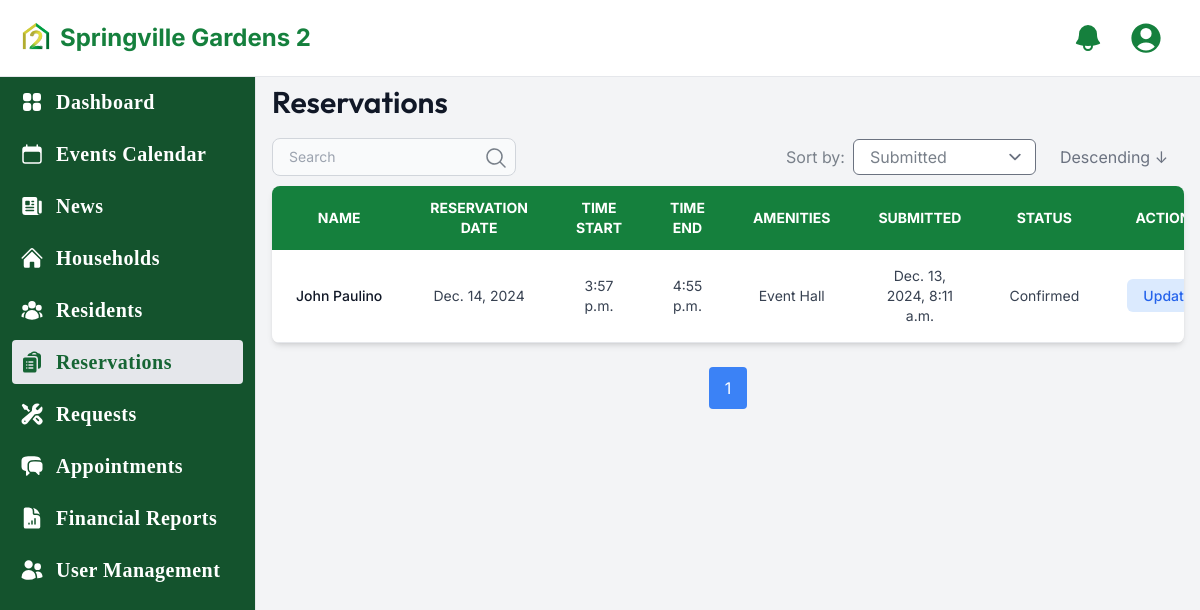
The app's page /officer/admin/reservation-list/ (signed in), older data.
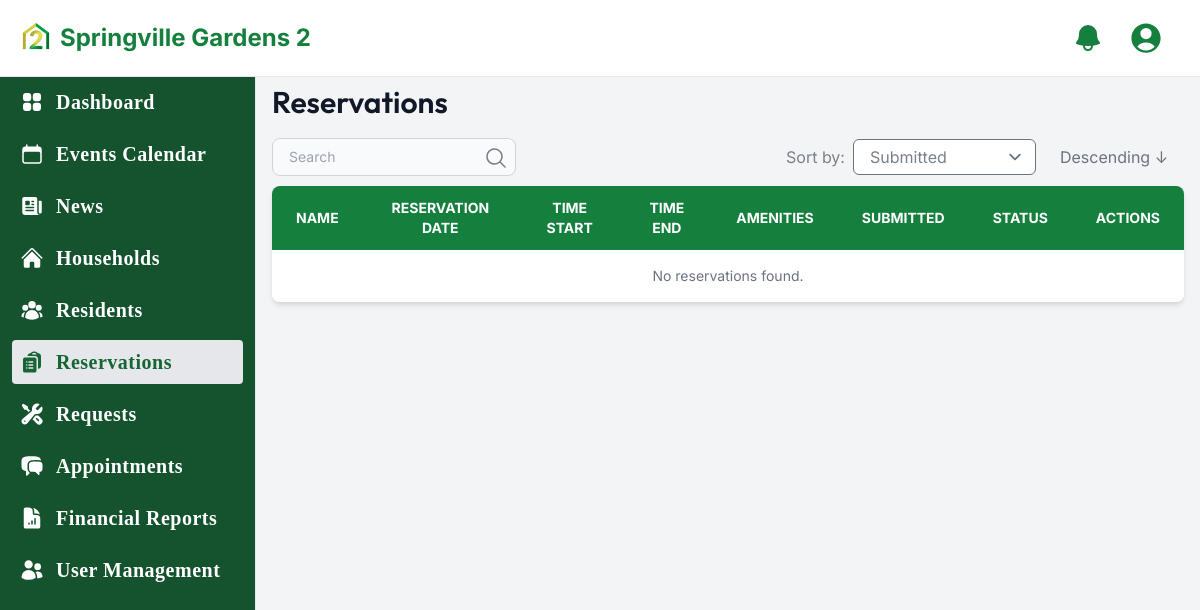
The same page, newer data.
### SVG2/models.py (models this page shows, shortened)
class Reservation(models.Model):
    household = models.ForeignKey(Household, on_delete=models.CASCADE, related_name='reservations')
    reservation_date = models.DateField()
    reservation_time_start = models.TimeField()
    reservation_time_end = models.TimeField()
    created_at = models.DateTimeField(auto_now_add=True)
    updated_at = models.DateTimeField(auto_now=True)
    AMENITY_CHOICES = (
        ('Court', 'Court'),
        ('Chairs & Tables', 'Chairs & Tables'),
        ('Event Hall', 'Event Hall'),
    )
    amenities = models.CharField(max_length=100, choices=AMENITY_CHOICES, default='Court')
    message = models.TextField(blank=True)
    STATUS_CHOICES = (
        ('Pending', 'Pending'),
        ('Confirmed', 'Confirmed'),
        ('Denied', 'Denied'),
        ('Canceled', 'Canceled'),
    )
    status = models.CharField(max_length=10, choices=STATUS_CHOICES, default='Pending')
    status_changed_by_officer = models.BooleanField(default=False)

class Household(models.Model):
    BLOCK_CHOICES = (
    ('2','2'),
    ('3','3'),
    ('4','4'),
    ('5','5'),
    ('6','6'),
    ('7','7'),
    ('8','8'),
    ('10','10'),
    )
    STREET_CHOICES = (
        ('Bellflower', 'Bellflower'),
        ('Carnation', 'Carnation'),
        ('Dahlia', 'Dahlia'),
        ('Daisy', 'Daisy'),
        ('Gardenia', 'Gardenia'),
        ('Hyacinth', 'Hyacinth'),
        ('Petunia', 'Petunia'),
        ('Poinsettia', 'Poinsettia'),
        ('Primrose', 'Primrose'),
    )
    HOME_TENURE_CHOICES = (
        ('Owner', 'Owner'),
        ('Renter', 'Renter'),
        ('Caretaker', 'Caretaker'),
    )
    LAND_TENURE_CHOICES = (
        ('Owner', 'Owner'),
        ('Occupant', 'Occupant'),
        ('Settler', 'Settler'),
    )
    CONSTRUCTION_CHOICES = (
        ('Concrete', 'Concrete'),
        ('Half Concrete', 'Half Concrete'),
        ('Nipa', 'Nipa'),
        ('Wood', 'Wood'),
    )
    KITCHEN_CHOICES = (
        ('Shared', 'Shared'),
        ('Separate', 'Separate'),
    )
    WATER_FACILITY_CHOICES = (
        ('Pump', 'Pump'),
        ('Deepwell', 'Deepwell'),
        ('Primewater', 'Primewater'),
    )
    TOILET_FACILITY_CHOICES = (
        ('None', 'None'),
        ('Open Pit Owned', 'Open Pit Owned'),
        ('Open Pit Shared', 'Open Pit Shared'),
        ('Close Pit Owned', 'Close Pit Owned'),
        ('Close Pit Shared', 'Close Pit Shared'),
        ('Water Sealed Owned', 'Water Sealed Owned'),
        ('Water Sealed Shared', 'Water Sealed Shared'),
    )
    owner_name = models.OneToOneField(User, on_delete=models.CASCADE, related_name='household')
    block = models.CharField(max_length=50, choices=BLOCK_CHOICES)
    lot = models.CharField(max_length=50)
    street = models.CharField(max_length=10, choices=STREET_CHOICES)
    home_tenure = models.CharField(max_length=10, choices=HOME_TENURE_CHOICES)
    land_tenure = models.CharField(max_length=10, choices=LAND_TENURE_CHOICES)
    construction = models.CharField(max_length=13, choices=CONSTRUCTION_CHOICES)
    vehicles_owned = models.TextField(blank=True, null=True)
    kitchen = models.CharField(max_length=10, choices=KITCHEN_CHOICES)
    water_facility = models.CharField(max_length=10, choices=WATER_FACILITY_CHOICES)
    toilet_facility = models.CharField(max_length=19, choices=TOILET_FACILITY_CHOICES)
    details_changed_by_officer = models.BooleanField(default=False)

class User(AbstractUser):
    fname = models.CharField(max_length=30)
    lname = models.CharField(max_length=30)
    is_member = models.BooleanField(default=False)
    is_officer = models.BooleanField(default=False)
    profile_picture = models.ImageField(upload_to='C:/HOA_MIS/media/profile_pics/', blank=True, null=True)  # Optional field for profile picture
    phone_number = models.CharField(max_length=15, blank=True, null=True)  # Optional field for phone number
    birthdate = models.DateField(null=True, blank=True)  # Optional field for birthdate
    email = models.EmailField(unique=True)
    class Meta:
        app_label = 'SVG2'

### SVG2/views.py (the view, shortened to what this page needs)
# urls.py: path('officer/<username>/reservation-list/', ReservationListView.as_view(), name='reservation_list'),
class ReservationListView(RoleRequiredMixin, ListView):
    allowed_roles = ['is_officer']
    model = Reservation
    template_name = 'officer/reservation/reservation_list.html'
    context_object_name = 'reservations'
    def dispatch(self, request, *args, **kwargs):
        if request.user.username != kwargs.get('username'):
            messages.error(request, "You are not authorized to access this page.", extra_tags="unauthorized")
            return redirect('login')
        return super().dispatch(request, *args, **kwargs)
    def get_queryset(self):
        queryset = super().get_queryset()
        search_query = self.request.GET.get('search', '')
        sort_by = self.request.GET.get('sort', 'updated_at')  # Default sort field
        direction = self.request.GET.get('direction', 'desc')  # Default direction
        order_by = sort_by if direction == 'asc' else '-' + sort_by
        return queryset.order_by(order_by)
    def get_context_data(self, **kwargs):
        context = super().get_context_data(**kwargs)
        search_query = self.request.GET.get('search', '')
        sort_by = self.request.GET.get('sort', 'updated_at')
        direction = self.request.GET.get('direction', 'desc')
        context['search_query'] = search_query
        context['sort_by'] = sort_by
        context['direction'] = direction
        reservations = self.get_queryset()  # Get filtered and sorted reservations
        paginator = Paginator(reservations, 6)  # Show 6 reservations per page
        page_number = self.request.GET.get('page')
        page_obj = paginator.get_page(page_number)
        context['reservations'] = page_obj
        return context

### SVG2/context_processors.py (called while the page is built)
def notifications_context(request):
    if request.user.is_authenticated:
        notifications = Notification.objects.filter(recipient=request.user)
    else:
        notifications = []
    return {"notifications": notifications}

def unread_notifications(request):
    if request.user.is_authenticated:
        unread_count = Notification.objects.filter(recipient=request.user, read=False).count()
    else:
        unread_count = 0
    return {'unread_count': unread_count}

### SVG2/views.py (called while the page is built)
    def dispatch(self, request, *args, **kwargs):
        user = request.user
        if user.is_authenticated and any(getattr(user, role, False) for role in self.allowed_roles):
            return super().dispatch(request, *args, **kwargs)
        return redirect('login')  # Redirect if unauthorized

### SVG2/templates/officer/reservation/reservation_list.html (shortened to what the changed rows need)
{% extends 'officer/officer_base.html' %}
{% load static %}
{% block content %}
<div class="pt-16 lg:ml-64">
    <div class="p-4 rounded-lg">
            <div class="relative shadow-md sm:rounded-lg rounded-lg overflow-hidden">
                <div class="overflow-x-auto">
                    <table class="w-full text-sm text-center text-gray-500 dark:text-gray-400">
                        <thead
                            class="text-md text-white uppercase bg-green-700 dark:bg-gray-700 dark:text-gray-400">
                            <tr>
                        <th scope="col" class="px-6 py-3 sticky top-0 z-10 w-1/8">
                            Name
                        </th>
                        <th scope="col" class="px-6 py-3 sticky top-0 z-10 w-1/8">
                            Reservation Date
                        </th>
                        <th scope="col" class="px-6 py-3 sticky top-0 z-10 w-1/8">
                            Time Start
                        </th>
                        <th scope="col" class="px-6 py-3 sticky top-0 z-10 w-1/8">
                            Time End
                        </th>
                        <th scope="col" class="px-6 py-3 sticky top-0 z-10 w-1/8">
                            Amenities
                        </th>
                        <th scope="col" class="px-6 py-3 sticky top-0 z-10 w-1/8">
                            Submitted
                        </th>
                        <th scope="col" class="px-6 py-3 sticky top-0 z-10 w-1/8">
                            Status
                        </th>
                        <th scope="col" class="px-6 py-3 sticky top-0 z-10 w-1/8">
                            <p>Actions</p>
                        </th>
                    </tr>
                </thead>
                <tbody class="bg-white dark:bg-gray-800">
                        {% for reservation in reservations %}
                        <tr class="bg-white text-gray-700 border-b border-gray-200 dark:bg-gray-800 dark:border-gray-700 hover:bg-gray-50 dark:hover:bg-gray-600">
                            <th scope="row" class="px-6 py-4 font-medium text-gray-900 whitespace-nowrap dark:text-white">
                                {{ reservation.household.owner_name.fname }} {{ reservation.household.owner_name.lname }}
                            </th>
                            <td class="px-6 py-4">
                                {{ reservation.reservation_date }}
                            </td>
                            <td class="px-6 py-4">
                                {{ reservation.reservation_time_start }}
                            </td>
                            <td class="px-6 py-4">
                                {{ reservation.reservation_time_end }}
                            </td>
                            <td class="px-6 py-4">
                                {{ reservation.amenities }}
                            </td>
                            <td class="px-6 py-4">
                                {{ reservation.updated_at }}
                            </td>
                            <td class="px-6 py-4">
                                {{ reservation.status }}
                            </td>
                            <td class="px-6 py-4">
                                <a href="{% url 'update_reservation_status' user.username reservation.id %}" class="font-medium text-blue-600 rounded-md p-2 px-4 bg-blue-100 dark:bg-blue-200 dark:text-blue-800 hover:bg-blue-300">Update</a>
                            </td>
                        </tr>
                        {% empty %}
                <tr>
                    <td colspan="8" class="px-6 py-4 text-gray-500 dark:text-gray-400">
                        No reservations found.
                    </td>
                </tr>
            {% endfor %}
                    </tbody>
                </table>
            </div>
        </div>
        {% if reservations %}
        <div class="mt-6 flex justify-center space-x-4">
          <span class="px-4 py-2 bg-blue-500 text-white rounded">{{ reservations.number }}</span>
        </div>
      {% endif %}
    </div>
</div>
{% endblock %}

Row changes from the older to the newer data that the page shows:
removed Reservation: household.owner_name.fname "John", household.owner_name.lname "Paulino", reservation_date "Dec. 14, 2024", reservation_time_start "3:57 p.m.", reservation_time_end "4:55 p.m.", amenities "Event Hall", updated_at "Dec. 13, 2024, 8:11 a.m.", status "Confirmed"
Text that changed along with them:
{{ reservations.number }}: "1" → (not shown)
text now shown: "No reservations found."
